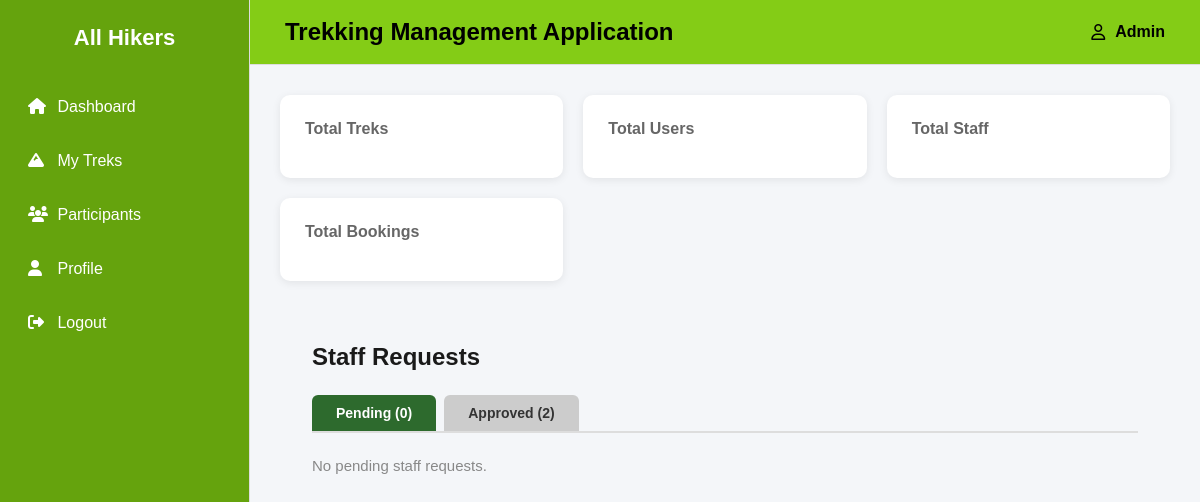
/admin_dashboard/staff, run on an earlier commit of the app's database.
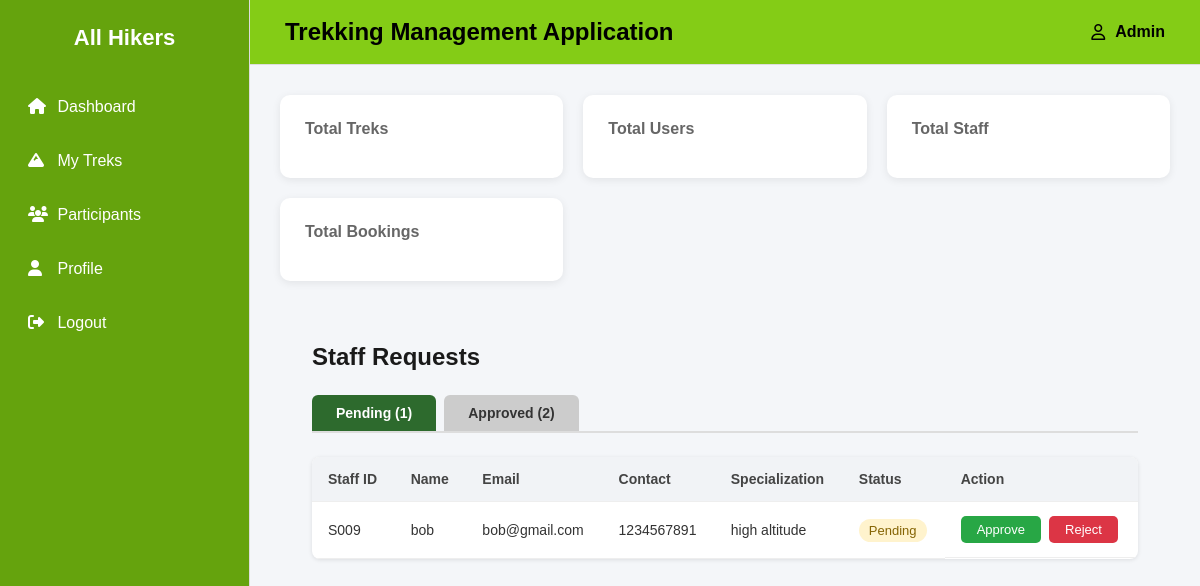
And on a later commit of the database.
### backend/models.py (models this page shows)
class Users(db.Model):
    __tablename__="users"
    id=db.Column(db.Integer,primary_key=True)
    role=db.Column(db.Integer,default=1)
    username=db.Column(db.String,nullable=False)
    password=db.Column(db.String,nullable=False)
    email=db.Column(db.String,nullable=False)
    address=db.Column(db.String,nullable=False)
    full_name=db.Column(db.String,nullable=False)
    pin_code=db.Column(db.String,nullable=False)
    is_approved = db.Column(db.Boolean, default=True)  # True for normal users
    booking=db.relationship("Booking",cascade="all,delete",backref="users",lazy=True) #User can access all of his bookings

class Staff_profile(db.Model):
    __tablename__="staff_profile"
    id=db.Column(db.Integer,primary_key=True)
    name=db.Column(db.String,nullable=False)
    user_id=db.Column(db.Integer, db.ForeignKey("users.id"),nullable=False)
    phone=db.Column(db.String,nullable=False)
    joined_at=db.Column(db.Date,nullable=False)
    experience_years=db.Column(db.Integer,nullable=False)
    specialization=db.Column(db.String,nullable=False)
    trek=db.relationship("Trek",cascade="all,delete",backref="staff_profile",lazy=True) #Staff profile can access its treks

### backend/controllers.py (the view)
@auth_bp.route('/admin_dashboard/staff')
def staff():
    active_tab = request.args.get('tab', 'pending')
    pending_staff = db.session.query(Users, Staff_profile).join(
        Staff_profile, Staff_profile.user_id == Users.id
    ).filter(Users.role == 2, Users.is_approved == False).all()
    approved_staff = db.session.query(Users, Staff_profile).join(
        Staff_profile, Staff_profile.user_id == Users.id
    ).filter(Users.role == 2, Users.is_approved == True).all()
    return render_template('approve_staff.html',pending_staff=pending_staff,approved_staff=approved_staff,active_tab=active_tab)

### templates/approve_staff.html (shortened to what this page needs)
{% extends "base.html" %}
{% block content %}
<link rel="stylesheet" href="{{ url_for('static', filename='css/approve_staff.css') }}">
<div class="staff-container">
    <h2 class="staff-title">Staff Requests</h2>
    <div class="tab-bar">
        <a href="{{ url_for('auth.staff', tab='pending') }}"
           class="tab-btn {{ 'tab-active' if active_tab == 'pending' else 'tab-inactive' }}">
            Pending ({{ pending_staff|length }})
        </a>
        <a href="{{ url_for('auth.staff', tab='approved') }}"
           class="tab-btn {{ 'tab-active' if active_tab == 'approved' else 'tab-inactive' }}">
            Approved ({{ approved_staff|length }})
        </a>
    </div>
    {% if active_tab == 'pending' %}
        {% if pending_staff %}
        <table class="staff-table">
            <thead>
                <tr>
                    <th>Staff ID</th>
                    <th>Name</th>
                    <th>Email</th>
                    <th>Contact</th>
                    <th>Specialization</th>
                    <th>Status</th>
                    <th>Action</th>
                </tr>
            </thead>
            <tbody>
                {% for user, profile in pending_staff %}
                <tr>
                    <td>S00{{ user.id }}</td>
                    <td>{{ profile.name }}</td>
                    <td>{{ user.email }}</td>
                    <td>{{ profile.phone }}</td>
                    <td>{{ profile.specialization }}</td>
                    <td><span class="badge badge-pending">Pending</span></td>
                    <td class="action-cell">
                        <a href="{{ url_for('auth.approve_staff', user_id=user.id) }}"
                           class="btn btn-approve">Approve</a>
                        <a href="{{ url_for('auth.reject_staff', user_id=user.id) }}"
                           class="btn btn-reject">Reject</a>
                    </td>
                </tr>
                {% endfor %}
            </tbody>
        </table>
        {% else %}
        <p class="empty-msg">No pending staff requests.</p>
        {% endif %}
    {% endif %}
</div>
{% endblock %}

What changed in the data, as far as the page shows it:
now on this page (row edited): Users: id "9", name "bob", email "bob@gmail.com", phone "1234567891", specialization "high altitude"
Also different on the page:
{{ pending_staff|length }}: "0" → "1"
text no longer shown: "No pending staff requests."
text now shown: "Staff ID Name Email Contact Specialization Status Action"
